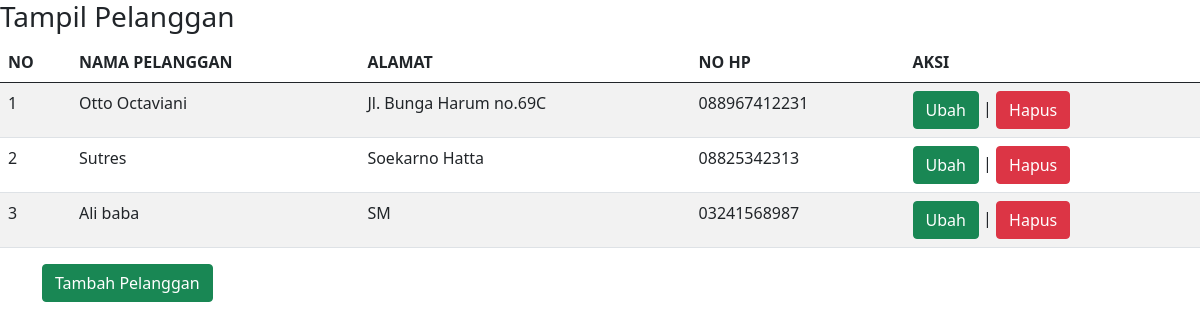
Screenshot of /toko_online_final/tampil_pelanggan.php with the database file from the repository.
### tables this page shows
CREATE TABLE `pelanggan` (
  `id_pelanggan` int(11) NOT NULL,
  `nama` varchar(100) NOT NULL,
  `alamat` text NOT NULL,
  `telp` varchar(50) NOT NULL,
  `username` varchar(100) NOT NULL,
  `password` varchar(100) NOT NULL
);

### toko_online_final/tampil_pelanggan.php (the view, shortened to what this page needs)
<!DOCTYPE html>
<html>
<head>
    <link href="https://cdn.jsdelivr.net/npm/bootstrap@5.0.1/dist/css/bootstrap.min.css" rel="stylesheet">
</head>
<body>
    <h3>Tampil Pelanggan</h3>
    <table class="table table-hover table-striped">
        <thead>
            <tr>
                <th>NO</th>
                <th>NAMA PELANGGAN</th>
                <th>ALAMAT</th>
                <th>NO HP</th>
                <th>AKSI</th>
            </tr>
        </thead>
        <tbody>
            <?php
            include "koneksi.php";
            $qry_pelanggan=mysqli_query($conn,"SELECT * FROM pelanggan");
            $no=0;
            while($data_pelanggan=mysqli_fetch_array($qry_pelanggan)){
            $no++;?>
        <tr>
            <td><?=$no?></td>
            <td><?=$data_pelanggan['nama']?></td>
            <td><?=$data_pelanggan['alamat']?></td>
            <td><?=$data_pelanggan['telp']?></td>
            <td>
                <a href="ubah_pelanggan.php?id_pelanggan=<?=$data_pelanggan['id_pelanggan']?>" class="btn btn-success">Ubah</a>
                | <a href="hapus_pelanggan.php?id_pelanggan=<?=$data_pelanggan['id_pelanggan']?>" onclick="return confirm('Apakah anda yakin menghapus data ini?')" class="btn btn-danger">Hapus</a>
            </td>
        </tr>
            <?php
            }
            ?>
        </tbody>
    </table>
    <div class="container">
    <a href="tambah_pelanggan.php" class="btn btn-success">Tambah Pelanggan</a>
    </div>
</body>
</html>

### rows the page displays
pelanggan: nama "Otto Octaviani", alamat "Jl. Bunga Harum no.69C", telp "088967412231"
pelanggan: nama "Sutres", alamat "Soekarno Hatta", telp "08825342313"
pelanggan: nama "Ali baba", alamat "SM", telp "03241568987"
